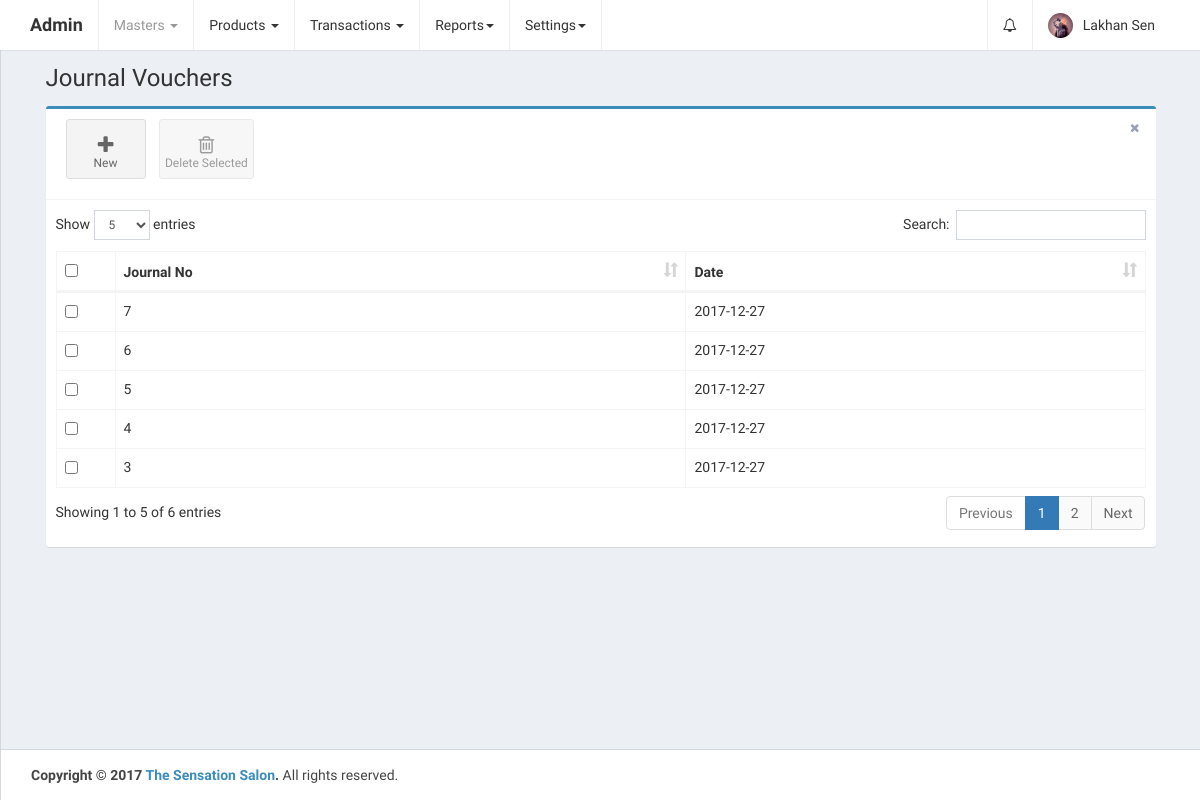
Page /home.php?controller=journal&action=getall (signed in) on the committed database.
### tables this page shows
CREATE TABLE `journal_vouchers` (
  `id` int(11) UNSIGNED NOT NULL,
  `date` date DEFAULT NULL,
  `entry_data` longtext COMMENT 'cr_or_dr_type, accgrp_id, amount',
  `total_amount` double DEFAULT NULL,
  `narration` text,
  `is_deleted` tinyint(1) NOT NULL DEFAULT '0',
  `created_at` datetime NOT NULL DEFAULT CURRENT_TIMESTAMP,
  `updated_at` datetime NOT NULL DEFAULT CURRENT_TIMESTAMP ON UPDATE CURRENT_TIMESTAMP
);

### controllers/JournalController.php (called while the page is built, shortened)
<?php
class JournalController {
    public $journalobj;
    public function __construct() {
        require_once 'models/Journal.php';
        $this->journalobj = new Journal();
    }
    public function getall() {
        $journal_vouchers = $this->journalobj->getall();
        require_once APP_DIR . '/views/layout.php';
    }
}
?>

### home.php (called while the page is built, shortened)
<?php
require_once 'config/database.php';
require_once 'config/routes.php';
?>

### config/Database.php (called while the page is built)
<?php
class Database {
    public function connect() {
        $conn = new mysqli('localhost', 'root', '', 'thesensationbeautycentre');
        if ($conn->connect_error) {
            die("Connection failed: " . $conn->connect_error);
        } else {
            return $conn;
        }
    }
}
?>

### models/Journal.php (called while the page is built, shortened)
<?php
class Journal {
    public $conn;
    public function __construct() {
        $db = new Database();
        $this->conn = $db->connect();
    }
    public function getall() {
        $journal_vouchers = $this->conn->query('SELECT * FROM journal_vouchers ORDER BY id DESC');
        return $journal_vouchers;
    }
}
?>

### views/journal_vouchers.php (the view, shortened to what this page needs)
<link rel="stylesheet" href="public/plugins/datatables/dataTables.bootstrap.css">
<div class="row">
    <div class="col-xs-12">
        <div class="box box-primary">
            <div class="box-header with-border">
                <a class="btn btn-app" href="?controller=journal&action=add">
                    <i class="fa fa-plus"></i> New
                </a>
                <button class="btn btn-app" id="delete_selected">
                    <i class="fa fa-trash-o"></i> Delete Selected
                </button>
                <div class="box-tools pull-right">
                    <button type="button" class="btn btn-box-tool" data-widget="remove"><i class="fa fa-times"></i></button>
                </div>
            </div>
            <div class="box-body">
                <div class="table-responsive">
                    <table id="journal_vouchers_table" class="table table-bordered table-hover" role="grid" aria-describedby="journal_vouchers_table_info">
                        <thead>
                            <tr>
                                <th data-orderable="false" width="20px">
                                    <input type="checkbox" class="select-all">
                                </th>
                                <th>Journal No</th>
                                <th>Date</th>
                            </tr>
                        </thead>
                        <?php
                        if (isset($journal_vouchers)) {
                            if ($journal_vouchers->num_rows > 0) {
                                ?>
                                <tbody>
                                    <?php
                                    while ($journal_voucher = $journal_vouchers->fetch_assoc()) {
                                        ?>
                                        <tr id="tr_<?php echo $journal_voucher['id']; ?>">
                                            <td><input type="checkbox" name="select_journal_vouchers[]" data-id="<?php echo $journal_voucher['id']; ?>"></td>
                                            <td><?php echo $journal_voucher['id']; ?></td>
                                            <td><?php echo $journal_voucher['date']; ?></td>
                                        </tr>
                                        <?php
                                    }
                                    ?>
                                </tbody>
                                <?php
                            }
                        }
                        ?>
                    </table>
                </div>
            </div>
        </div>
    </div>
</div>

### views/journal_vouchers.php (style rules this page uses)
.table-responsive { overflow-x: initial; }

### rows in the picture
journal_vouchers: id "7", date "2017-12-27"
journal_vouchers: id "6", date "2017-12-27"
journal_vouchers: id "5", date "2017-12-27"
journal_vouchers: id "4", date "2017-12-27"
journal_vouchers: id "3", date "2017-12-27"

### other values in the picture
$_SESSION['admin'] "Lakhan Sen"
$page_header "Journal Vouchers"
